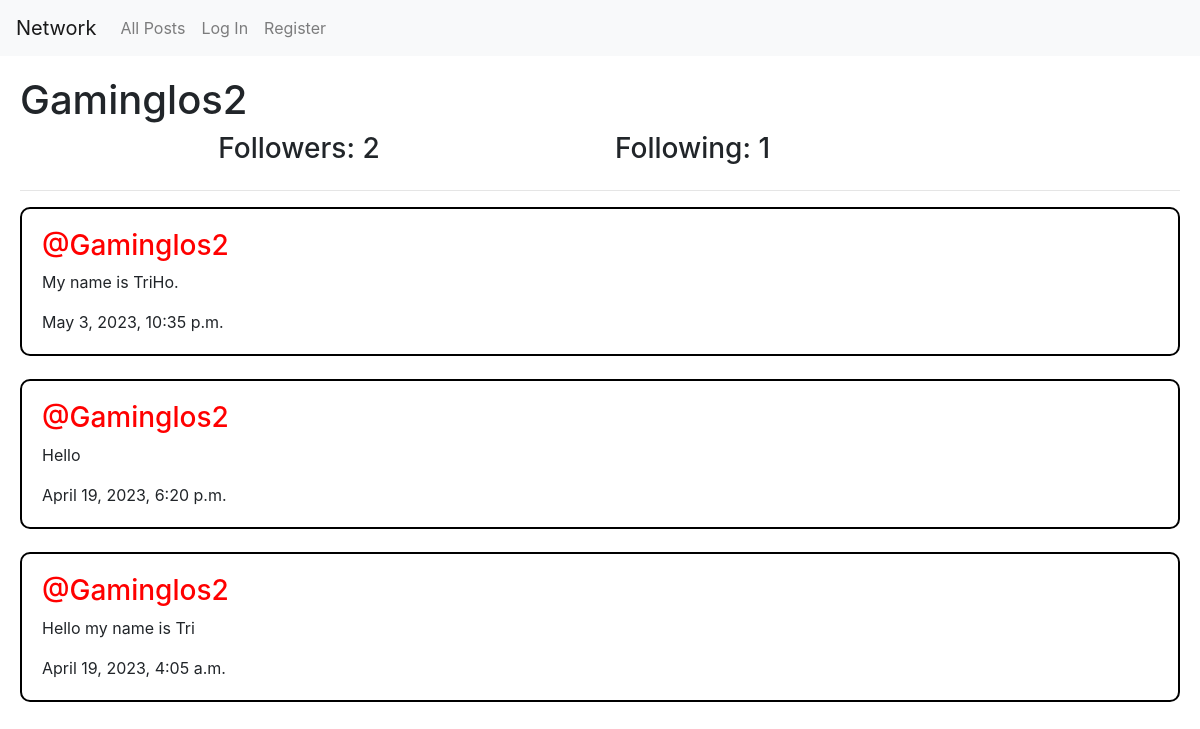
The page /profile/2 on the database its author committed.
### network/models.py (models this page shows, shortened)
class User(AbstractUser):
    pass

class Post(models.Model):
    content = models.CharField(max_length=1000)
    author = models.ForeignKey(User, on_delete=models.CASCADE, null=True, blank = True, related_name='user_posts')
    created_at = models.DateTimeField(auto_now_add=True)

### network/views.py (the view)
# urls.py: path("profile/<int:user_id>", views.profile, name="profile"),
def profile(request, user_id):
    user = User.objects.get(pk=user_id)
    allposts = Post.objects.filter(author=user).order_by('id').reverse()
    following = Follow.objects.filter(user=user)
    followers = Follow.objects.filter(user_follower=user)
    try:
        checkFollow =  followers.filter(user=User.objects.get(pk=request.user.id))
        if len(checkFollow) != 0:
            isFollowing = True
        else:
            isFollowing = False
    except:
        isFollowing = False
    paginator = Paginator(allposts, 10)
    page_number = request.GET.get('page')
    posts_of_the_page = paginator.get_page(page_number)
    return render(request, "network/profile.html",{
        "allposts": allposts,
        "posts_of_the_page": posts_of_the_page,
        "username": user.username,
        "following": following,
        "followers": followers,
        "isFollowing": isFollowing,
        "user_profile": user
    })

### network/templates/network/profile.html (shortened to what this page needs)
{% extends "network/layout.html" %}
{% block body %}
    <div id="top-profile">
        <h1>{{ username }}</h1>
        <div class="row d-flex justify-content-center">
            <h3 class="col-4">Followers: {{ followers.count }} </h3>
            <h3 class="col-4">Following: {{ following.count }} </h3>
        </div>
        <hr>
        {% for post in posts_of_the_page %}
            <div id="post">
                <div id="post-content">
                    <h3><a style="color: red;" href="{% url 'profile' user_id=post.author.id %}">@{{ post.author }}</a></h3>
                    <p>{{ post.content }}</p>
                    <p>{{ post.created_at}}</p>
                </div>
            </div>
        {% endfor %}
    </div>
{% endblock %}

### network/templates/network/profile.html (style rules this page uses)
#top-profile { margin: 20px; height: 100%; }
#post { border: 2px solid black; border-radius: 10px; margin-bottom: 2%; }
#post-content { margin: 20px; }

### network/templates/network/layout.html (style rules this page uses)
html,body { margin: 0px; height: 100%; }

### rows shown on the page
User: username "Gaminglos2"
Post: author "Gaminglos2", content "My name is TriHo.", created_at "May 3, 2023, 10:35 p.m."
Post: author "Gaminglos2", content "Hello", created_at "April 19, 2023, 6:20 p.m."
Post: author "Gaminglos2", content "Hello my name is Tri", created_at "April 19, 2023, 4:05 a.m."

### other values the page prints
{{ followers.count }} "2"
{{ following.count }} "1"
